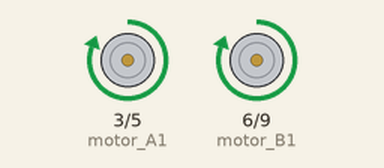
Simulated run of this sketch. Board: Arduino Uno, built with avr-gcc and run on an emulated ATmega328P. On the bench: motor-driver pin pairs drawn as motors (green arrow = first pin HIGH = forward, orange = second pin HIGH = backward, longer = more drive).

Above: at 1.5 s.
At 4.0 s:
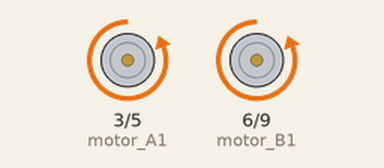
Timing chart, 0 to 6.5 s (numbered marks = the images above):
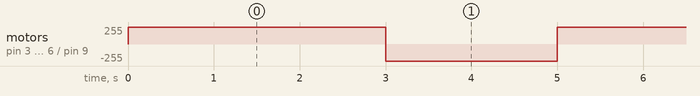

The sketch:

POPBOT_1_1.ino
```cpp
void setup() {
  pinMode(3, OUTPUT);   //motor A1
  pinMode(5, OUTPUT);   //motor A2
  pinMode(6, OUTPUT);   //motor B1
  pinMode(9, OUTPUT);   //motor B2
}


void avanza() {
  digitalWrite(3, HIGH);  // el robot avanza
  digitalWrite(5, LOW);
  digitalWrite(6, HIGH);
  digitalWrite(9, LOW);
}

void retrocede() {
  digitalWrite(3, LOW);  // el robot retrocede
  digitalWrite(5, HIGH);
  digitalWrite(6, LOW);
  digitalWrite(9, HIGH);
}

void loop() {
  avanza();
  delay(3000);    //avanza durante 1 segundo
  retrocede();
  delay(2000);    //retrocede durante 1 segundo

}
```

Measured:
- by itself, motor on pin 3 (motor_A1) / pin 5 (motor_A2), motor on pin 6 (motor_B1) / pin 9 (motor_B2): alternates forward 255/255 for 3.0 s and backward 255/255 for 2.0 s
